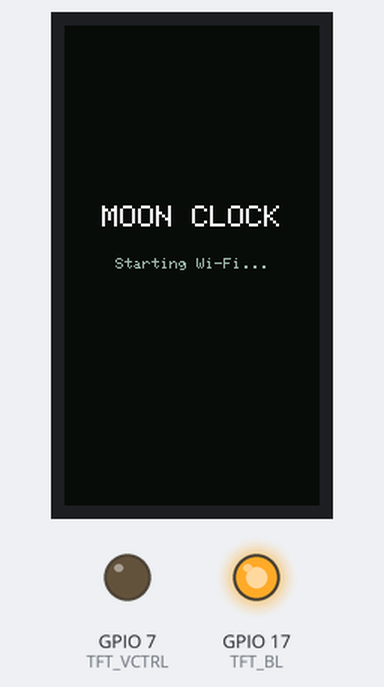
A sketch run on a simulated ESP32-S3. Parts: 170×320 colour display, output pins drawn as LEDs (lit = HIGH). WiFi joins after 1.5 s; servers stay silent unless stated; the local clock reads 2024-03-15 10:24:30 at power-on unless the sketch sets it; what the sketch prints to the serial monitor is not drawn.

Above: at 0.8 s.
At 2.48 s:
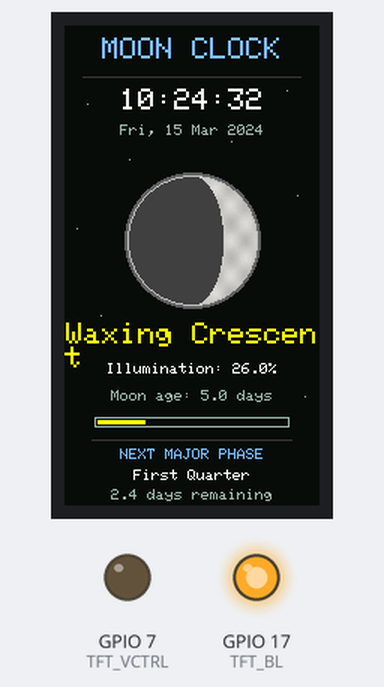
At 4.1 s:
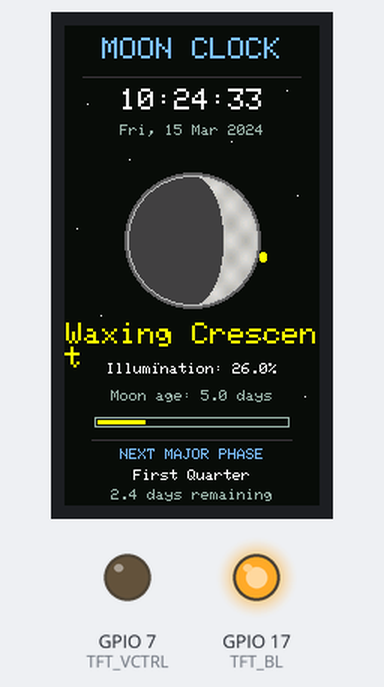
At 12.9 s:
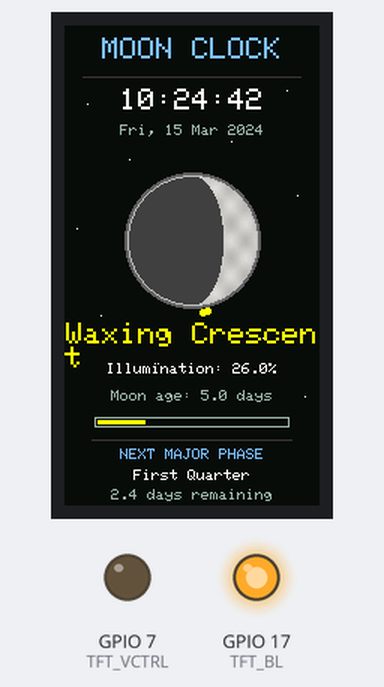
At 20.54 s:
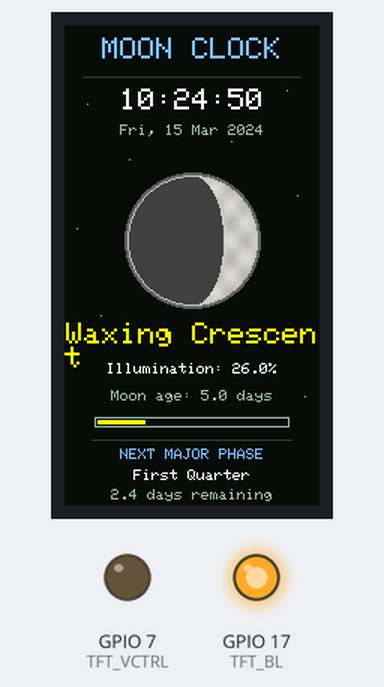
At 37.24 s:
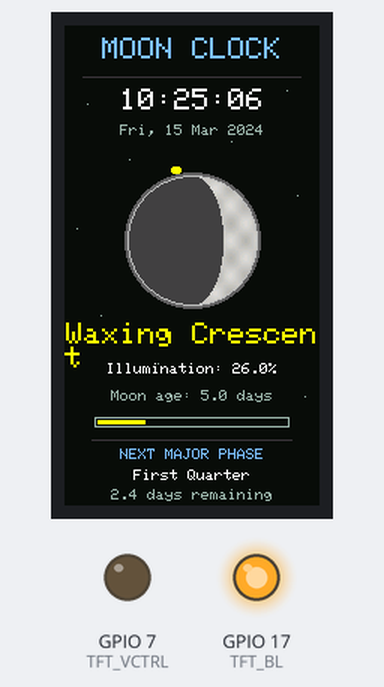

The sketch:

MoonClock_T190.ino
```cpp
#include <WiFi.h>
#include <time.h>
#include <math.h>
#include <SPI.h>
#include <Adafruit_GFX.h>
#include <Adafruit_ST7789.h>

// ========== T190 DISPLAY ==========
#define TFT_CS    39
#define TFT_DC    47
#define TFT_RST   40
#define TFT_SCLK  38
#define TFT_MOSI  48
#define TFT_BL    17
#define TFT_VCTRL 7

SPIClass lcdSPI(HSPI);
Adafruit_ST7789 tft(&lcdSPI, TFT_CS, TFT_DC, TFT_RST);

// ========== WIFI ==========
const char* WIFI_SSID = "YOUR_WIFI_NAME";
const char* WIFI_PASSWORD = "YOUR_WIFI_PASSWORD";

// India Standard Time
const long GMT_OFFSET = 19800;
const int DST_OFFSET = 0;

// ========== MOON MODEL ==========
const double SYNODIC_MONTH = 29.530588853;
const double NEW_MOON_REF = 947182440.0;

const char* PHASES[] = {
  "New Moon", "Waxing Crescent",
  "First Quarter", "Waxing Gibbous",
  "Full Moon", "Waning Gibbous",
  "Last Quarter", "Waning Crescent"
};

struct MoonInfo {
  double age;
  double illumination;
  double fraction;
  int phase;
  int nextPhase;
  double daysToNext;
};

MoonInfo calculateMoon(time_t utc) {
  MoonInfo m;

  double days = ((double)utc - NEW_MOON_REF) / 86400.0;
  m.age = fmod(days, SYNODIC_MONTH);
  if (m.age < 0) m.age += SYNODIC_MONTH;

  m.fraction = m.age / SYNODIC_MONTH;
  m.illumination =
      50.0 * (1.0 - cos(2.0 * PI * m.fraction));

  m.phase = ((int)floor(m.fraction * 8.0 + 0.5)) % 8;

  const double targets[] = {0.0, 7.3826, 14.7653, 22.1479};
  const int indices[] = {0, 2, 4, 6};

  m.daysToNext = SYNODIC_MONTH;
  m.nextPhase = 0;

  for (int i = 0; i < 4; i++) {
    double delta = targets[i] - m.age;
    if (delta <= 0) delta += SYNODIC_MONTH;

    if (delta < m.daysToNext) {
      m.daysToNext = delta;
      m.nextPhase = indices[i];
    }
  }

  return m;
}

// ========== COLOURS ==========
const uint16_t BG = 0x0861;
const uint16_t WHITE = 0xFFFF;
const uint16_t MUTED = 0x9DB5;
const uint16_t MOON_DARK = 0x4208;
const uint16_t MOON_EDGE = 0xBDF7;

// ========== ANIMATION STATE ==========
unsigned long lastFrame = 0;
unsigned long lastClockUpdate = 0;
unsigned long lastWiFiRetry = 0;

int orbitAngle = 0;
bool starsBright = false;
bool clockReady = false;

// Fixed star positions
const int STAR_X[] = {15, 43, 148, 155, 24, 132, 62, 111, 8, 160};
const int STAR_Y[] = {52, 89, 43, 113, 193, 208, 225, 77, 135, 247};

// ========== TEXT HELPER ==========
void drawCentered(const char* text, int y,
                  uint16_t colour, uint8_t size) {
  tft.setTextSize(size);
  tft.setTextColor(colour, BG);

  int16_t x1, y1;
  uint16_t w, h;
  tft.getTextBounds(text, 0, y, &x1, &y1, &w, &h);

  tft.setCursor((170 - (int)w) / 2, y);
  tft.print(text);
}

// ========== STARS ==========
void drawStars() {
  for (int i = 0; i < 10; i++) {
    tft.drawPixel(STAR_X[i], STAR_Y[i], MUTED);
  }
}

void animateStars() {
  starsBright = !starsBright;
  uint16_t c = starsBright ? WHITE : MUTED;

  for (int i = 0; i < 10; i++) {
    tft.drawPixel(STAR_X[i], STAR_Y[i], c);
  }
}

// ========== MOON GRAPHIC ==========
void drawMoon(double fraction, int cx, int cy, int radius) {
  tft.fillCircle(cx, cy, radius + 2, 0x630C);
  tft.fillCircle(cx, cy, radius, MOON_DARK);

  double theta = 2.0 * PI * fraction;

  for (int y = -radius; y <= radius; y++) {
    for (int x = -radius; x <= radius; x++) {
      double nx = (double)x / radius;
      double ny = (double)y / radius;
      double rr = nx * nx + ny * ny;

      if (rr > 1.0) continue;

      double nz = sqrt(1.0 - rr);
      double light = nx * sin(theta) - nz * cos(theta);

      if (light >= 0.0) {
        double texture =
          0.92 + 0.08 * sin(x * 0.31) * cos(y * 0.27);

        uint8_t shade = (uint8_t)(218 * texture);

        tft.drawPixel(cx + x, cy + y,
                      tft.color565(shade, shade, shade - 5));
      }
    }
  }

  tft.drawCircle(cx, cy, radius, MOON_EDGE);
}

// ========== ANIMATED ORBIT ==========
void animateOrbit() {
  // Clear the orbit path outside the Moon, then draw a moving dot.
  orbitAngle = (orbitAngle + 3) % 360;

  float a = orbitAngle * PI / 180.0;

  int x = 85 + (int)(49 * cos(a));
  int y = 143 + (int)(49 * sin(a));

  tft.fillCircle(x, y, 2, 0xFFE0);
}

// ========== FULL SCREEN ==========
void drawClock(time_t now) {
  struct tm local;
  localtime_r(&now, &local);

  MoonInfo m = calculateMoon(now);

  char timeBuf[16];
  char dateBuf[24];
  char illumBuf[28];
  char ageBuf[24];
  char nextBuf[32];

  strftime(timeBuf, sizeof(timeBuf), "%H:%M:%S", &local);
  strftime(dateBuf, sizeof(dateBuf), "%a, %d %b %Y", &local);

  snprintf(illumBuf, sizeof(illumBuf),
           "Illumination: %.1f%%", m.illumination);

  snprintf(ageBuf, sizeof(ageBuf),
           "Moon age: %.1f days", m.age);

  snprintf(nextBuf, sizeof(nextBuf),
           "%.1f days remaining", m.daysToNext);

  tft.fillScreen(BG);
  drawStars();

  drawCentered("MOON CLOCK", 8, 0x7DFF, 2);
  tft.drawFastHLine(12, 34, 146, 0x39A7);

  drawCentered(timeBuf, 42, WHITE, 2);
  drawCentered(dateBuf, 66, MUTED, 1);

  drawMoon(m.fraction, 85, 143, 43);

  drawCentered(PHASES[m.phase], 198, 0xFFE0, 2);
  drawCentered(illumBuf, 225, WHITE, 1);
  drawCentered(ageBuf, 243, MUTED, 1);

  // Illumination progress bar
  tft.drawRect(20, 261, 130, 7, MUTED);
  int barWidth = (int)(126.0 * m.illumination / 100.0);
  if (barWidth > 0) {
    tft.fillRect(22, 263, barWidth, 3, 0xFFE0);
  }

  tft.drawFastHLine(18, 276, 134, 0x39A7);
  drawCentered("NEXT MAJOR PHASE", 282, 0x7DFF, 1);
  drawCentered(PHASES[m.nextPhase], 296, WHITE, 1);
  drawCentered(nextBuf, 309, MUTED, 1);
}

// ========== DISPLAY INITIALIZATION ==========
void initDisplay() {
  pinMode(TFT_VCTRL, OUTPUT);
  digitalWrite(TFT_VCTRL, LOW);
  delay(20);

  lcdSPI.begin(TFT_SCLK, -1, TFT_MOSI, TFT_CS);

  tft.init(170, 320);
  tft.setRotation(0);

  pinMode(TFT_BL, OUTPUT);
  digitalWrite(TFT_BL, HIGH);

  tft.fillScreen(BG);
}

// ========== WIFI / TIME ==========
void connectWiFi() {
  WiFi.mode(WIFI_STA);
  WiFi.begin(WIFI_SSID, WIFI_PASSWORD);

  Serial.print("Connecting to Wi-Fi");

  unsigned long start = millis();

  while (WiFi.status() != WL_CONNECTED &&
         millis() - start < 20000) {
    delay(250);
    Serial.print(".");
  }

  Serial.println();

  if (WiFi.status() == WL_CONNECTED) {
    Serial.println("Wi-Fi connected.");
    configTime(GMT_OFFSET, DST_OFFSET,
               "pool.ntp.org", "time.google.com");
  } else {
    Serial.println("Wi-Fi unavailable.");
  }
}

void setup() {
  Serial.begin(115200);
  delay(500);

  initDisplay();

  drawCentered("MOON CLOCK", 120, WHITE, 2);
  drawCentered("Starting Wi-Fi...", 155, MUTED, 1);

  connectWiFi();
}

void loop() {
  unsigned long ms = millis();

  // Continuously animate stars and orbit
  if (ms - lastFrame >= 400) {
    lastFrame = ms;
    animateStars();
    animateOrbit();
  }

  // Refresh time and lunar information once per second
  if (ms - lastClockUpdate >= 1000) {
    lastClockUpdate = ms;

    time_t now = time(nullptr);

    if (now > 1700000000) {
      clockReady = true;
      drawClock(now);
    } else if (!clockReady) {
      tft.fillScreen(BG);
      drawStars();
      drawCentered("MOON CLOCK", 110, WHITE, 2);
      drawCentered("Waiting for time...", 145, MUTED, 1);
      drawCentered("Check Wi-Fi", 170, MUTED, 1);
    }
  }

  // Retry connection if Wi-Fi disconnects
  if (WiFi.status() != WL_CONNECTED &&
      ms - lastWiFiRetry >= 30000) {
    lastWiFiRetry = ms;
    connectWiFi();
  }

  delay(10);
}
```

Measured:
- what the display in image 0 shows lasts 1.6 s, from 0.7 s to 2.3 s
- what the display in image 2 shows lasts 0.4 s, from 3.9 s to 4.3 s
